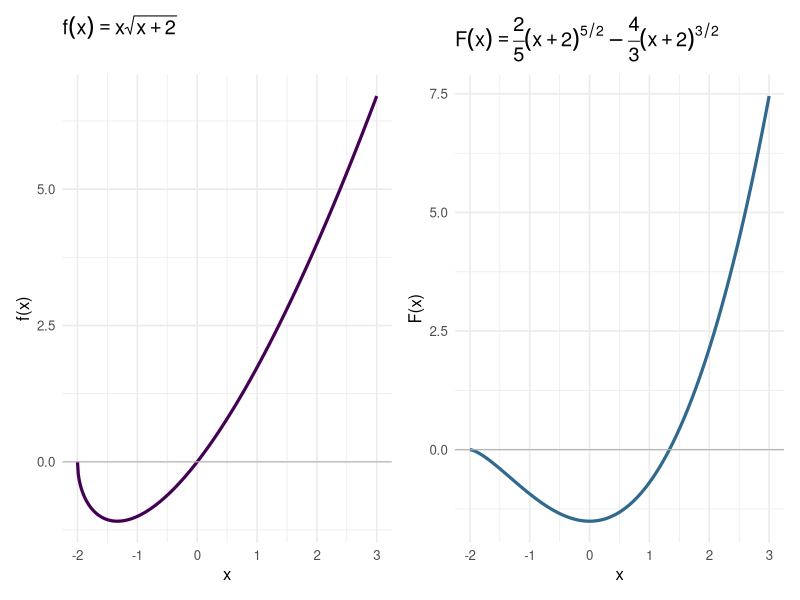

Recreate this plot in R.
## ---- chunk 1
#| label: fig-antiderivada-ex3
#| fig-cap: "Integrando $f(x) = x\\sqrt{x+2}$ (roxo) e sua antiderivada $F(x) = \\frac{2}{5}(x+2)^{5/2} - \\frac{4}{3}(x+2)^{3/2}$ (azul). Note que $F'(x) = f(x)$ para todo $x \\geq -2$."
#| fig-align: center
#| fig-width: 9
#| fig-height: 4

library(ggplot2)
library(patchwork)

x <- seq(-2, 3, length.out = 400)

f  <- function(x) ifelse(x >= -2, x * sqrt(x + 2), NA_real_)
F_ <- function(x) ifelse(x >= -2,
       (2/5)*(x+2)^(5/2) - (4/3)*(x+2)^(3/2), NA_real_)

df <- data.frame(x = x, fx = f(x), Fx = F_(x))

base_t <- theme_minimal(base_size = 12)

p1 <- ggplot(df, aes(x, fx)) +
  geom_line(color = "#440154", linewidth = 1.1, na.rm = TRUE) +
  geom_hline(yintercept = 0, color = "gray70", linewidth = 0.4) +
  labs(title = expression(f(x) == x*sqrt(x+2)), x = "x", y = "f(x)") +
  base_t

p2 <- ggplot(df, aes(x, Fx)) +
  geom_line(color = "#31688e", linewidth = 1.1, na.rm = TRUE) +
  geom_hline(yintercept = 0, color = "gray70", linewidth = 0.4) +
  labs(title = expression(F(x) == frac(2,5)*(x+2)^{5/2} - frac(4,3)*(x+2)^{3/2}),
       x = "x", y = "F(x)") +
  base_t

p1 + p2
